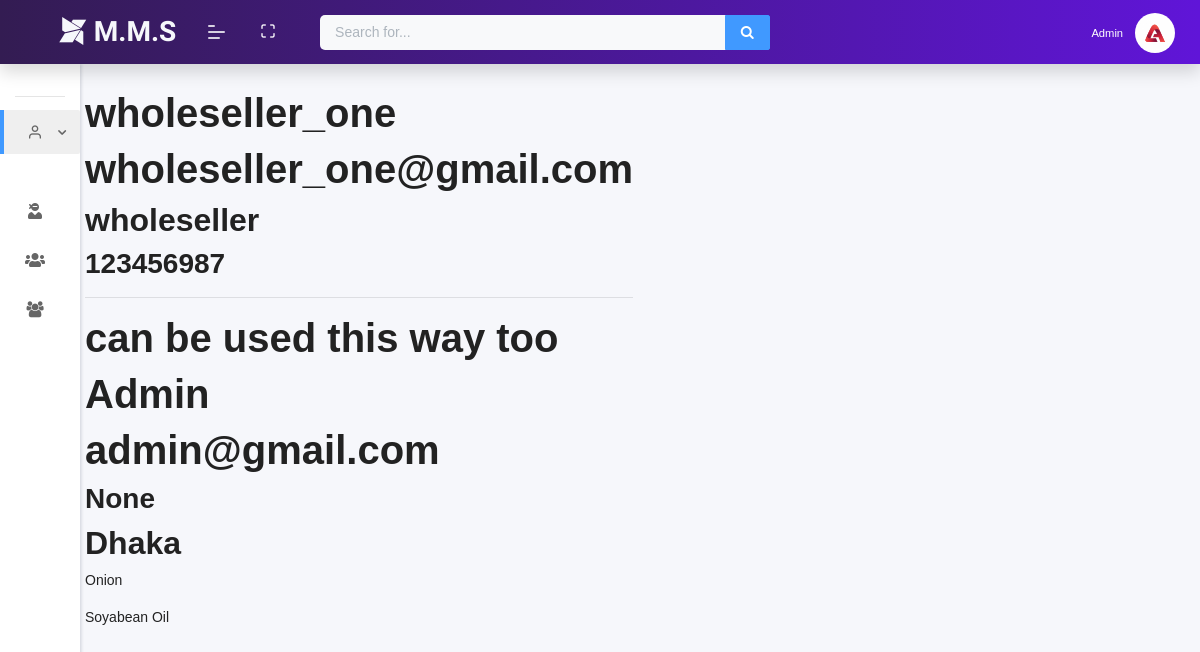
The app's page /user/profile/19 (signed in), older data.
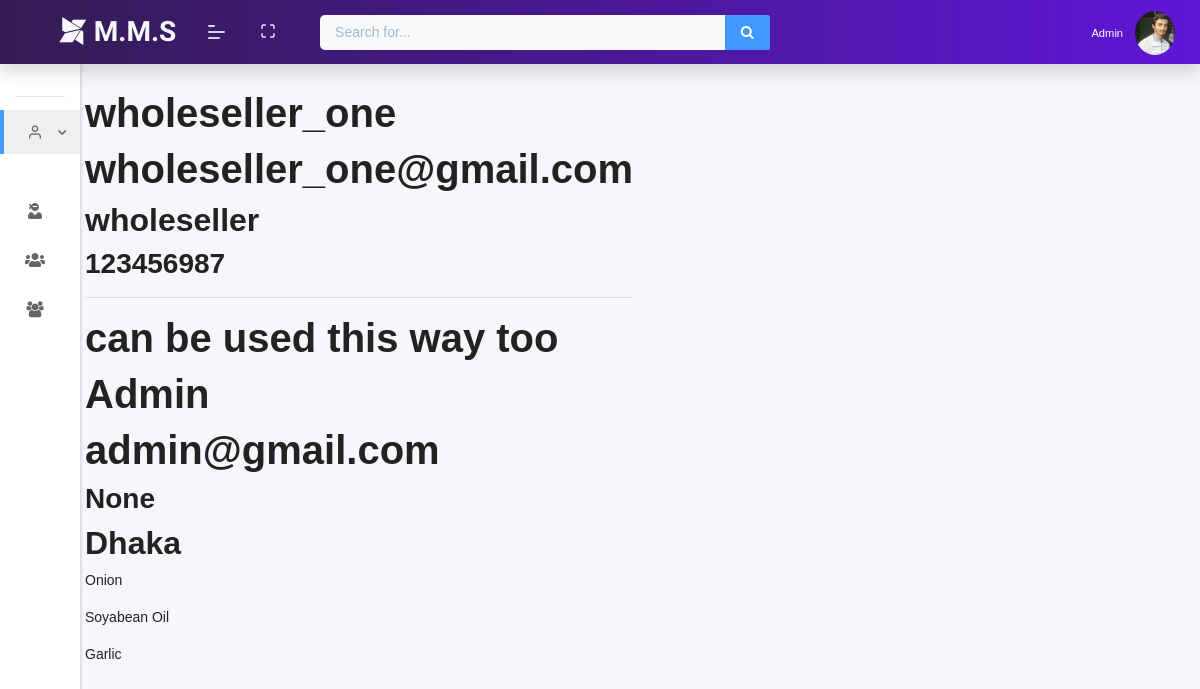
The same page, newer data.
### accounts/models.py (models this page shows, shortened)
class User(AbstractUser):
    username = models.CharField(unique=True, max_length=50, error_messages={
        'unique': "A user with that name already exists.",
    })
    email = models.EmailField(unique=True, blank=False, error_messages={
        'unique': "A user with that email already exists."})
    trade_license_no = models.PositiveBigIntegerField(unique=True, null=True, blank=False,
                                                      error_messages={'unique': "A user with that trade license is already exists.",
                                                                      })
    role = models.CharField(choices=ROLE, max_length=15, error_messages={
        'required': "Role must be provided"
    })
    signed_up = models.DateField(default=date.today)
    USERNAME_FIELD = "email"
    REQUIRED_FIELDS = ['username', ]
    objects = UserManager()

class UserProfile(models.Model):
    user = models.OneToOneField(
        User, on_delete=models.CASCADE, primary_key=True)
    image = models.ImageField(blank=True, null=True,
                              default='avatar.png', upload_to='profile_pics')
    division = models.CharField(
        max_length=30, null=True, blank=True)
    district = models.CharField(
        max_length=30, null=True, blank=True)
    upazila = models.CharField(
        max_length=30, null=True, blank=True)
    industry_type = models.CharField(max_length=100, null=True, blank=True)
    objects = UserProfileManager()

### lenden/models.py (models this page shows, shortened)
class Product(models.Model):
    name = models.CharField(max_length=50)
    icon = models.ImageField(default='product.png', upload_to='product_images')

### accounts/views.py (the view)
# urls.py: path('user/profile/<int:id>', UserDetailView.as_view(),
class UserDetailView(DetailView):
    model = User
    template_name = 'accounts/user_profile.html'
    context_object_name = 'user'
    def get_object(self):
        id_ = self.kwargs.get("id")
        return get_object_or_404(User, id=id_)
    def get_context_data(self, **kwargs):
        id_ = self.kwargs.get("id")
        current_user = User.objects.get(id=id_)
        context = super().get_context_data(**kwargs)
        if not current_user.role == '':
            product_from_chalan = Chalan.objects.filter(
                owner=current_user)
            unique_products = Chalan.objects.filter(owner=current_user).order_by(
                'product').values('product').distinct()
            products = []
            for k in unique_products:
                query = Product.objects.get(id=k['product'])
                products.append(query)
            chalans = Chalan.objects.filter(
                owner_id=current_user.id).order_by('-id')[:8]
            pending_sale_record_of_buyer = SellProduct.objects.filter(
                buyer=current_user.trade_license_no, pending=True).order_by('-created_at').count()
            pending_sale_record_of_seller = SellProduct.objects.filter(
                seller=current_user, pending=True).order_by('-created_at').count()
            total_sales = SellProduct.objects.filter(
                seller=current_user).aggregate(Sum('price'))['price__sum']
            if total_sales == None:
                total_sales = 0
            number_of_sellings = SellProduct.objects.filter(
                seller=current_user).count()
            number_of_buyings = SellProduct.objects.filter(
                buyer=current_user.trade_license_no).count()
            if number_of_buyings == None:
                number_of_buyings = 0
            elif number_of_sellings == None:
                number_of_sellings = 0
            number_of_transactions = number_of_buyings + number_of_sellings
            profile = UserProfile.objects.get(user_id=id_)
            context = {
                    'products': products,
                    'profile': profile,
            }
            return context

### templates/accounts/user_profile.html (shortened to what this page needs)
{% extends 'layouts/base.html' %} {% load static %}{% load crispy_forms_filters %}  {% block title %} Profile {% endblock %} {% block content %}
<div class="container">
    <div class="row align-items-stretch">
        <div class="fb-profile">
            {% if request.user.is_authenticated %}
            <div class="fb-profile-text">
                <h1>{{profile.user.username}}</h1>
                <h1>{{ profile.user.email }}</h1>
                <h2>{{profile.user.role}}</h2>
                <h3>{{profile.user.trade_license_no}}</h3>
                <hr>
                <h1 red> can be used this way too</h1>
                <h1>{{request.user.username}}</h1>
                <h1>{{ request.user.email }}</h1>
                <h3>{{request.user.trade_license_no}}</h3>
                <h2>{{request.user.userprofile.division}}</h2>
            </div>
            {% endif %}
            {% for data in products %}
            <p>{{data.name}}</p>
            {% endfor %}
        </div>
    </div>
</div>
{% endblock %}

### templates/includes/navigation.html (shortened to what this page needs)
{% load static %} {% load notifications_tags %}
<header class="navbar pcoded-header navbar-expand-lg navbar-light headerpos-fixed header-blue shadow">
    <div class="m-header justify-content-center">
        <a title="Menu" class="mobile-menu" id="mobile-collapse" href="#!"><span></span></a>
        <a title="Home" href="{% url 'accounts:home' %}" class="b-brand">
            <h3 style="font-family: 'LANGAR'; margin-bottom: 0; color: #f6f7fb;">
                <i class="fa fa-modx"> </i> M.M.S
            </h3>
        </a>
    </div>
    <div class="collapse navbar-collapse">
        <ul class="navbar-nav mr-auto">
            <li title="Full Scren" class="nav-item">
                <a href="#!" class="full-screen" onclick="javascript:toggleFullScreen()"><i class="feather icon-maximize"></i
        ></a>
            </li>
            <li class="nav-item">
                <form class="d-none d-sm-inline-block form-inline mr-auto ml-md-3 my-2 my-md-0 mw-100 navbar-search" style="width: 450px;">
                    <div class="input-group">
                        <input type="text" class="form-control bg-light border-0 small" placeholder="Search for..." aria-label="Search" aria-describedby="basic-addon2" />
                        <div class="input-group-append">
                            <button title="Search" class="btn btn-primary" type="button">
          <i class="fa fa-search fa-sm"></i>
        </button>
                        </div>
                    </div>
                </form>
            </li>
        </ul>
        <ul class="navbar-nav ml-auto">
                {% notifications_unread as unread_count %}
      <li title="User Menu" class="nav-item dropdown no-arrow">
        <a
          class="nav-link dropdown-toggle"
          href="#"
          id="userDropdown"
          role="button"
          data-toggle="dropdown"
          aria-haspopup="true"
          aria-expanded="false">
          {% if request.user.role == 'importer' or request.user.role == 'wholeseller' or request.user.role == 'retailer' %}
          <span class="mr-2 text-white d-none d-lg-inline text-gray-600 small">{{ request.user.username }}</span>
          {% else %}
          <span class="mr-2 text-white d-none d-lg-inline text-gray-600 small">Admin</span>
          {% endif %}
          <img
            class="img-radius wid-40"
            alt="User-Profile-Image"
            src="{{ request.user.userprofile.image.url }}"
          />
        </a>
      </li>
    </ul>
  </div>
</header>

Row changes from the older to the newer data that the page shows:
changed through a linked row, User "Admin": user.userprofile.image: a different picture
now on this page (row unchanged): Product: name "Garlic"
